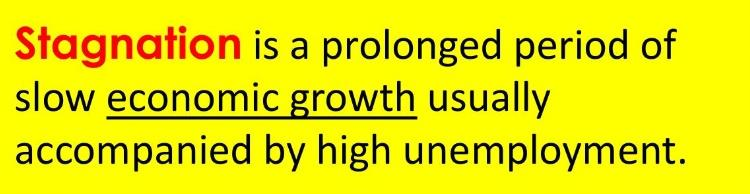
#> input picture SlideCardsFiltered/card_100.jpg, 750 x 194 px, found by its file name; its folder holds only this picture in this run
$ python Test.py
#> lines starting #> are read from the running program, lines starting #| are printed output that depends on the picture; after the words box and inside, x2 and y2 are one past the last pixel; in counts of white or black regions, pixels touching at a corner belong together
import pytesseract
from PIL import Image
import cv2
import numpy as np
import os
import datetime

Name = "Deck Name"
# Load the image
path = "C:/Users/samue/OneDrive/Desktop/Code/IA for Computer Science/Computer-Science-IA/SlideCardsFiltered"
noted = os.listdir(path)
Slocation = []
Reds = []
card = []
for itg in noted:
    Slocation = itg.split('/')
    img = cv2.imread('C:/Users/samue/OneDrive/Desktop/Code/IA for Computer Science/Computer-Science-IA/SlideCardsFiltered/'+Slocation[len(Slocation) - 1])
#> img is the input picture: shape (194, 750, 3); mean B, G, R 11.5, 224.1, 229
    img2 = cv2.imread('C:/Users/samue/OneDrive/Desktop/Code/IA for Computer Science/Computer-Science-IA/SlideCardsFiltered/'+Slocation[len(Slocation) - 1])
    img3 = cv2.imread('C:/Users/samue/OneDrive/Desktop/Code/IA for Computer Science/Computer-Science-IA/SlideCardsFiltered/'+Slocation[len(Slocation) - 1])
    img4 = cv2.imread('C:/Users/samue/OneDrive/Desktop/Code/IA for Computer Science/Computer-Science-IA/SlideCardsFiltered/'+Slocation[len(Slocation) - 1])
    # SUccessful black filter
    #lower_yellow = (0, 130, 130)
    #upper_yellow = (120, 255, 255)

    #normal filtering, would filter out yellow
    def yellowFilter(img):
        lower_yellow = np.array([0, 200, 250])
        upper_yellow = np.array([120, 255, 255])
        hsv = cv2.cvtColor(img, cv2.COLOR_BGR2HSV)
#> hsv: shape (194, 750, 3); mean H, S, V 29.1, 242.2, 229.9
        mask = cv2.inRange(hsv, lower_yellow, upper_yellow)
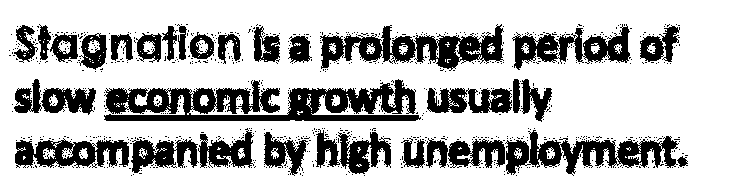
#> mask: shape (194, 750); 74.5% white; 806 black regions (774 under 20 px), largest, box (x1, y1, x2, y2) and area: (104, 79, 421, 121) 7490, (320, 24, 504, 71) 3821, (505, 130, 679, 176) 3400
        img[mask > 0] = (255, 255, 255)
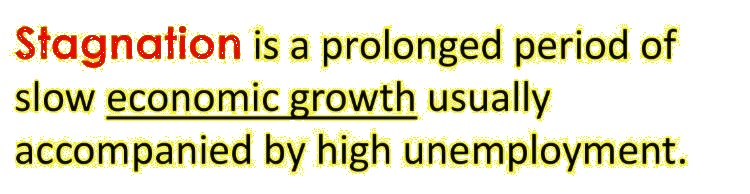
#> img: shape (194, 750, 3); mean B, G, R 197.7, 225.4, 229.7
    yellowFilter(img)
    yellowFilter(img2)
    yellowFilter(img3)
    yellowFilter(img4)
    Output = "#separator:tab\n#html:true\n#deck column:1\n#tags column:4\n"

    # [7 lines of commented-out code are left out]

    hsv = cv2.cvtColor(img, cv2.COLOR_BGR2HSV)
#> hsv: shape (194, 750, 3); mean H, S, V 6.8, 56, 230.2

    # Define the lower and upper bounds for red color in HSV
    lower_red = np.array([0, 50, 50])
    upper_red = np.array([10, 255, 255])

    # Create a mask for red text
    mask = cv2.inRange(hsv, lower_red, upper_red)
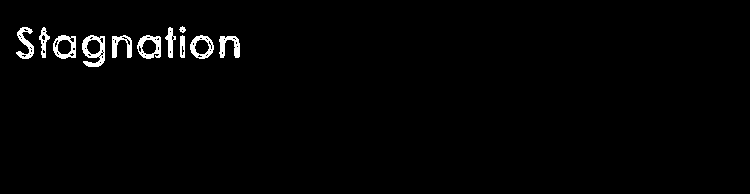
#> mask: shape (194, 750); 1.7% white; 11 white regions, largest, box (x1, y1, x2, y2) and area: (82, 35, 105, 67) 390, (137, 35, 161, 59) 297, (53, 35, 76, 59) 280

# Apply the mask to the image
    red_text_image = cv2.bitwise_and(img, img, mask=mask)
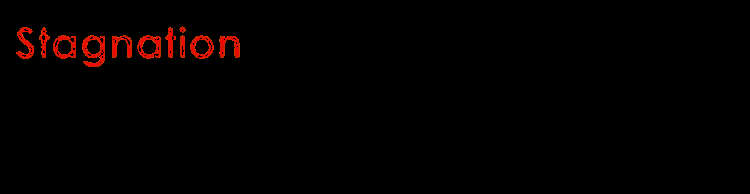
#> red_text_image: shape (194, 750, 3); mean B, G, R 0, 0.4, 3.7

# Convert the red text image to grayscale
    gray = cv2.cvtColor(red_text_image, cv2.COLOR_BGR2GRAY)
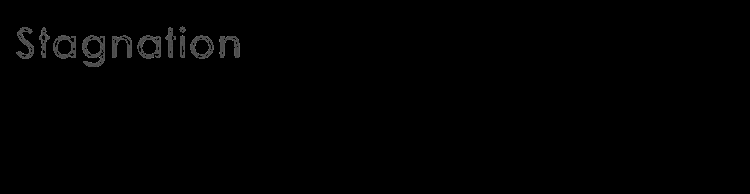
#> gray: shape (194, 750); min 0, max 164, mean 1.4

# Perform OCR using pytesseract
#> (the run stopped early here; a loop or call above may not have finished)

$ run again, on SlideCardsFiltered/card_110.jpg
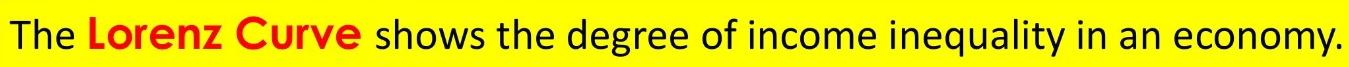
#> input picture SlideCardsFiltered/card_110.jpg, 1349 x 67 px, found by its file name
#> img is the input picture: shape (67, 1349, 3); mean B, G, R 12.1, 222.6, 230.3
#> in yellowFilter, `mask = cv2.inRange(hsv, lower_yellow, upper_yellow)`:
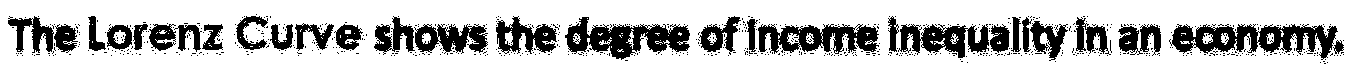
#> mask: shape (67, 1349); 74% white; 683 black regions (654 under 20 px), largest, box (x1, y1, x2, y2) and area: (1169, 24, 1338, 60) 3085, (565, 17, 690, 60) 2686, (758, 24, 879, 54) 2234
#> `gray = cv2.cvtColor(red_text_image, cv2.COLOR_BGR2GRAY)`:
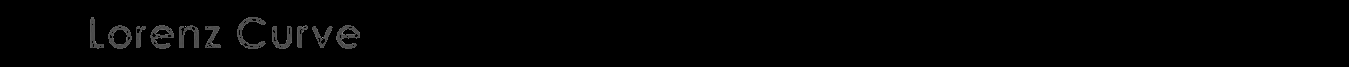
#> gray: shape (67, 1349); min 0, max 160, mean 2.2

$ run again, on SlideCardsFiltered/card_111.jpg
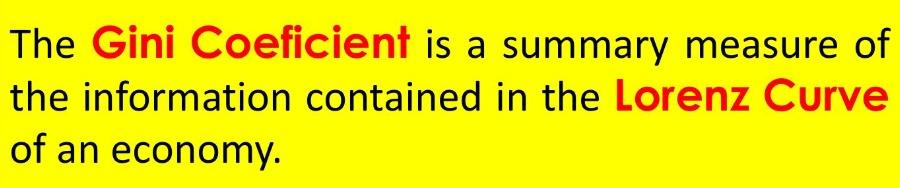
#> input picture SlideCardsFiltered/card_111.jpg, 900 x 188 px, found by its file name
#> img is the input picture: shape (188, 900, 3); mean B, G, R 8.9, 227.9, 237.1
#> in yellowFilter, `mask = cv2.inRange(hsv, lower_yellow, upper_yellow)`:
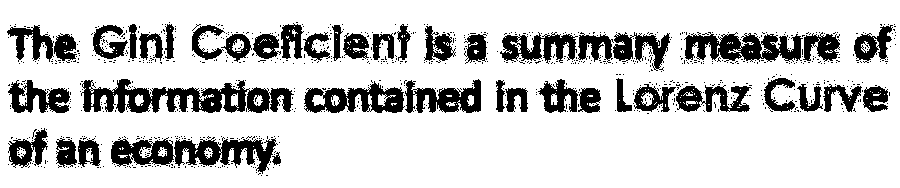
#> mask: shape (188, 900); 80.1% white; 905 black regions (862 under 20 px), largest, box (x1, y1, x2, y2) and area: (81, 79, 294, 113) 3837, (111, 137, 278, 174) 3018, (684, 32, 803, 62) 2224
#> `gray = cv2.cvtColor(red_text_image, cv2.COLOR_BGR2GRAY)`:
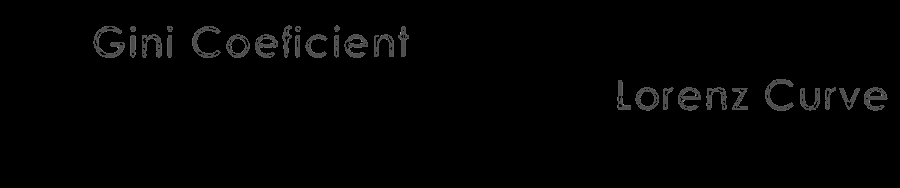
#> gray: shape (188, 900); min 0, max 172, mean 2.7
